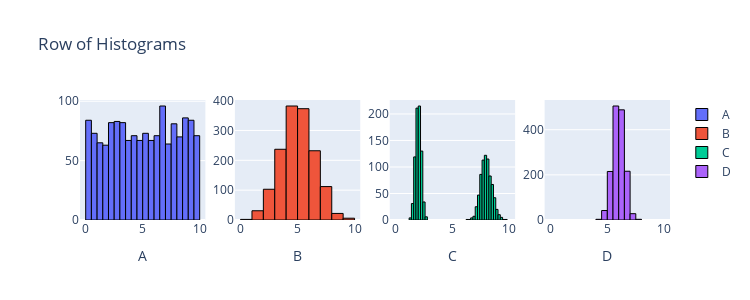

The code cell stored with this chart in its notebook:
### Markdown cell above
#### 4. Run the code below and look at the resulting figure of distrubutions and then answer the following questions

1. Which datasets have similar means and similar variances
2. Which datasets have similar means but quite different variances
3. Which datasets have similar variances but quite different means
4. Which datasets have quite different means and quite different variances
    
<details class="details-example"><summary style="color:blue"><u>Further Guidance</u></summary>
    
> Can you answer these questions immediately? If not, first review what the basic ideas of **sample means** and **sample standard deviations** (and **sample variances**) are. Their mathematical definitions are given below, and are useful for understanding the intuition of these concepts in terms of "averages" of things, like "observations" or "squared differences" (and then perhaps square-rooted). But there are other ways to "intuitively visually" understand **sample means** and **sample standard deviations** (and **sample variances**) which a ChatBot would be able to discuss with you.
>
> - sample mean $\displaystyle \bar x = \frac{1}{n}\sum_{i=1}^n x_i$ 
> - sample variance $\displaystyle s^2 = \frac{1}{n-1}\sum_{i=1}^n (x_i-\bar x)^2$
> - sample standard deviation $\displaystyle s = \sqrt{s^2}$
>
> It's potentially maybe possible that you or a ChatBot could answer these questions by looking at the code that produced the data you're considering. But if you're trying to check and understand things that way, you should instead consider just calculate the statistics that answer the questions themselves...
> - `np.mean(df.col)` or `df.col.mean()`
> - `np.std(df.col, dof=1)` / `np.var(df.col, dof=1)` or `df.col.std(dof=1)` / `df.col.var(dof=1)`
>
> _If you are resorting to calculating the statistics that answer the questions, try to understand the answers after you have them... just getting the "right" answers kind of defeats the point of this exercise..._
>
> - The difference between trying to answer this question using the code that produced the data versus calculating the statistics from the data comes down to the difference between **parameters** and **statistics**, but this will be discussed in the lecture... in the meantime, howevever, if you're curious about this... you could consider prompting a ChatBot to explain the difference between **parameters** and **statistics**...
>     - ... this would naturally lead to some discussion of the relationship between **populations** and **samples**, and from there it would only be a little further to start working to understand the relationship between **statistics** and **parameters** and how they connect to *populations* and *samples* (and hence each other)...    
    
</details>

### Code cell
from scipy import stats
import plotly.graph_objects as go
from plotly.subplots import make_subplots
import numpy as np

n = 1500
data1 = stats.uniform.rvs(0, 10, size=n)
data2 = stats.norm.rvs(5, 1.5, size=n)
data3 = np.r_[stats.norm.rvs(2, 0.25, size=int(n/2)), stats.norm.rvs(8, 0.5, size=int(n/2))]
data4 = stats.norm.rvs(6, 0.5, size=n)

fig = make_subplots(rows=1, cols=4)

fig.add_trace(go.Histogram(x=data1, name='A', nbinsx=30, marker=dict(line=dict(color='black', width=1))), row=1, col=1)
fig.add_trace(go.Histogram(x=data2, name='B', nbinsx=15, marker=dict(line=dict(color='black', width=1))), row=1, col=2)
fig.add_trace(go.Histogram(x=data3, name='C', nbinsx=45, marker=dict(line=dict(color='black', width=1))), row=1, col=3)
fig.add_trace(go.Histogram(x=data4, name='D', nbinsx=15, marker=dict(line=dict(color='black', width=1))), row=1, col=4)

fig.update_layout(height=300, width=750, title_text="Row of Histograms")
fig.update_xaxes(title_text="A", row=1, col=1)
fig.update_xaxes(title_text="B", row=1, col=2)
fig.update_xaxes(title_text="C", row=1, col=3)
fig.update_xaxes(title_text="D", row=1, col=4)
fig.update_xaxes(range=[-0.5, 10.5])

for trace in fig.data:
    trace.xbins = dict(start=0, end=10)
    
# This code was produced by just making requests to Microsoft Copilot
# https://github.com/pointOfive/stat130chat130/blob/main/CHATLOG/wk3/COP/SLS/0001_concise_makeAplotV1.md

fig.show() # USE `fig.show(renderer="png")` FOR ALL GitHub and MarkUs SUBMISSIONS

### Figure 1 — Plotly figure (JSON) as saved in the notebook; plotly's stock layout.template omitted (floating-point values rounded to 4 significant figures; data arrays with more than 128 entries replaced by an {"elided": "..."} marker saying what was removed)
{"data": [{"marker": {"line": {"color": "black", "width": 1}}, "name": "A", "nbinsx": 30, "type": "histogram", "x": {"elided": "1500 float values"}, "xaxis": "x", "xbins": {"end": 10, "start": 0}, "yaxis": "y"}, {"marker": {"line": {"color": "black", "width": 1}}, "name": "B", "nbinsx": 15, "type": "histogram", "x": {"elided": "1500 float values"}, "xaxis": "x2", "xbins": {"end": 10, "start": 0}, "yaxis": "y2"}, {"marker": {"line": {"color": "black", "width": 1}}, "name": "C", "nbinsx": 45, "type": "histogram", "x": {"elided": "1500 float values"}, "xaxis": "x3", "xbins": {"end": 10, "start": 0}, "yaxis": "y3"}, {"marker": {"line": {"color": "black", "width": 1}}, "name": "D", "nbinsx": 15, "type": "histogram", "x": {"elided": "1500 float values"}, "xaxis": "x4", "xbins": {"end": 10, "start": 0}, "yaxis": "y4"}], "layout": {"height": 300, "title": {"text": "Row of Histograms"}, "width": 750, "xaxis": {"anchor": "y", "domain": [0, 0.2125], "range": [-0.5, 10.5], "title": {"text": "A"}}, "xaxis2": {"anchor": "y2", "domain": [0.2625, 0.475], "range": [-0.5, 10.5], "title": {"text": "B"}}, "xaxis3": {"anchor": "y3", "domain": [0.525, 0.7375], "range": [-0.5, 10.5], "title": {"text": "C"}}, "xaxis4": {"anchor": "y4", "domain": [0.7875, 1], "range": [-0.5, 10.5], "title": {"text": "D"}}, "yaxis": {"anchor": "x", "domain": [0, 1]}, "yaxis2": {"anchor": "x2", "domain": [0, 1]}, "yaxis3": {"anchor": "x3", "domain": [0, 1]}, "yaxis4": {"anchor": "x4", "domain": [0, 1]}}}
